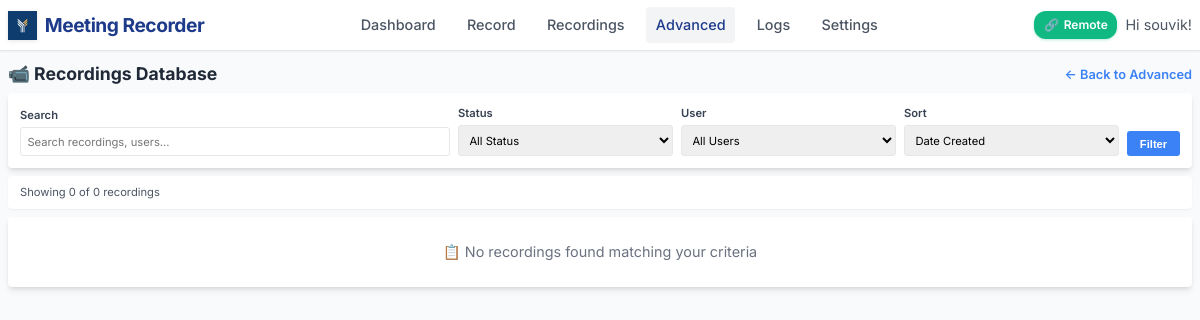
Page /admin/recordings (signed in) on the earlier database version.
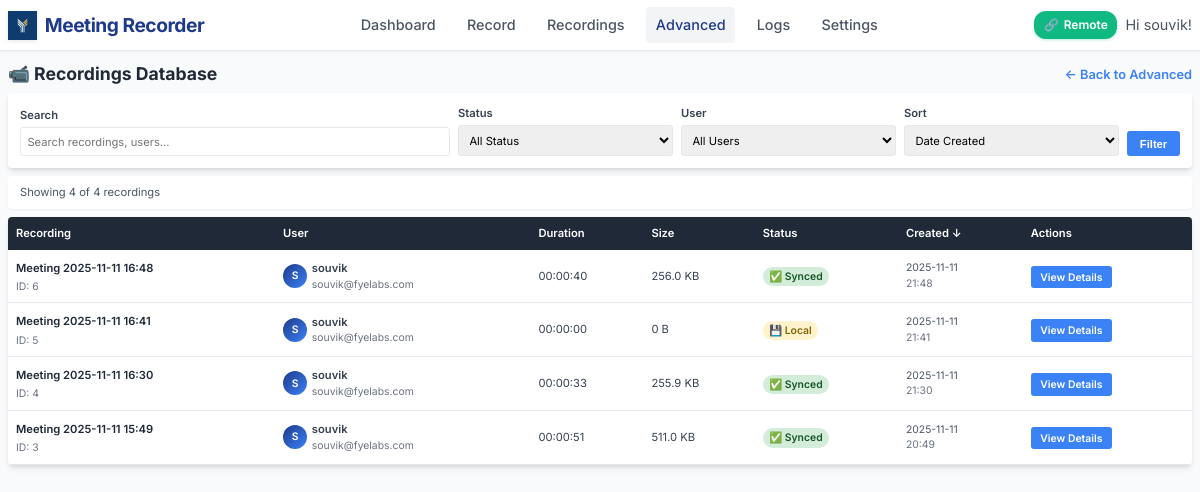
Same page on the later database version.
### models.py (models this page shows, shortened)
class Recording(db.Model):
    id = db.Column(db.Integer, primary_key=True)
    title = db.Column(db.String(200), nullable=False)
    filename = db.Column(db.String(255), nullable=False)
    file_path = db.Column(db.String(500), nullable=False)
    file_size = db.Column(db.BigInteger, default=0)  # in bytes
    duration = db.Column(db.Integer, default=0)  # in seconds
    created_at = db.Column(db.DateTime, default=datetime.utcnow)
    started_at = db.Column(db.DateTime)
    ended_at = db.Column(db.DateTime)
    monitor_name = db.Column(db.String(200))
    resolution = db.Column(db.String(50))  # e.g., "1920x1080"
    uploaded = db.Column(db.Boolean, default=False)
    upload_url = db.Column(db.String(500))  # Legacy field - kept for compatibility
    video_url = db.Column(db.String(500))
    transcript_url = db.Column(db.String(500))
    thumbnail_url = db.Column(db.String(500))
    upload_status = db.Column(db.String(50), default='pending')  # pending, uploading, completed, failed
    upload_metadata = db.Column(db.Text)  # JSON metadata from upload
    user_id = db.Column(db.Integer, db.ForeignKey('user.id'), nullable=False)
    status = db.Column(db.String(50), default='completed')  # recording, processing, completed, failed

class User(UserMixin, db.Model):
    id = db.Column(db.Integer, primary_key=True)
    username = db.Column(db.String(80), unique=True, nullable=False)
    email = db.Column(db.String(120), unique=True, nullable=False)
    password_hash = db.Column(db.String(128))
    created_at = db.Column(db.DateTime, default=datetime.utcnow)
    is_active = db.Column(db.Boolean, default=True)
    default_monitor = db.Column(db.String(200))  # Default monitor for recordings
    auto_delete_days = db.Column(db.Integer, default=30)  # Auto-delete recordings after N days
    recordings = db.relationship('Recording', backref='user', lazy=True)
    meetings = db.relationship('Meeting', backref='user', lazy=True)

### app.py (the view, shortened to what this page needs)
@app.route('/admin/recordings')
@login_required
def admin_recordings():
    try:
        page = request.args.get('page', 1, type=int)
        per_page = 20
        search = request.args.get('search', '').strip()
        status_filter = request.args.get('status', 'all')
        user_filter = request.args.get('user', 'all')
        sort_by = request.args.get('sort', 'created_at')
        sort_order = request.args.get('order', 'desc')
        query = db.session.query(Recording, User).join(User)
        if user_filter != 'all':
            query = query.filter(User.id == int(user_filter))
        if sort_by == 'title':
            sort_column = Recording.title
        elif sort_by == 'username':
            sort_column = User.username
        elif sort_by == 'duration':
            sort_column = Recording.duration
        elif sort_by == 'file_size':
            sort_column = Recording.file_size
        elif sort_by == 'upload_status':
            sort_column = Recording.upload_status
        else:
            sort_column = Recording.created_at
        if sort_order == 'asc':
            query = query.order_by(sort_column.asc())
        else:
            query = query.order_by(sort_column.desc())
        recordings = query.paginate(page=page, per_page=per_page, error_out=False)
        users = User.query.all()
        return render_template('admin/recordings.html',
                             recordings=recordings,
                             users=users,
                             search=search,
                             status_filter=status_filter,
                             user_filter=user_filter,
                             sort_by=sort_by,
                             sort_order=sort_order)
    except Exception as e:
        logger.error(f" Advanced recordings error: {e}")
        return f"Database error: {e}", 500

### app.py (called while the page is built)
def format_file_size(size_bytes):
    if not size_bytes:
        return "0 B"
    for unit in ['B', 'KB', 'MB', 'GB']:
        if size_bytes < 1024:
            return f"{size_bytes:.1f} {unit}"
        size_bytes /= 1024
    return f"{size_bytes:.1f} TB"

def format_duration(seconds):
    if not seconds:
        return "00:00:00"
    hours = seconds // 3600
    minutes = (seconds % 3600) // 60
    secs = seconds % 60
    return f"{hours:02d}:{minutes:02d}:{secs:02d}"

@app.context_processor
def utility_processor():
    active_recording = None
    if current_user.is_authenticated:
        global recording_state
        if recording_state.get('active', False):
            recent_recording = Recording.query.filter_by(user_id=current_user.id).order_by(Recording.created_at.desc()).first()
            if recent_recording and recent_recording.status != 'completed':
                active_recording = recent_recording
    return dict(
        format_file_size=format_file_size,
        format_duration=format_duration,
        active_recording=active_recording,
        is_remote_recording_enabled=is_remote_recording_enabled
    )

### templates/admin/recordings.html (shortened to what the changed rows need)
{% extends "base.html" %}
{% block content %}
<div style="display: flex; justify-content: space-between; align-items: center; margin-bottom: 0.5rem;">
    <h1 style="color: var(--gray-800); margin: 0; font-size: 1.1rem;">📹 Recordings Database</h1>
</div>
<div style="background: white; padding: 0.5rem 0.75rem; border-radius: 4px; margin-bottom: 0.5rem; box-shadow: var(--shadow-sm);">
    <p style="margin: 0; color: var(--gray-600); font-size: 0.7rem;">
        Showing {{ recordings.items|length }} of {{ recordings.total }} recordings
    </p>
</div>
{% if recordings.items %}
<div style="background: white; border-radius: 4px; overflow: hidden; box-shadow: var(--shadow-md);">
    <table style="width: 100%; border-collapse: collapse;">
        <thead>
            <tr style="background: var(--gray-800); color: white;">
                <th style="padding: 0.5rem; text-align: left; font-weight: 600; font-size: 0.7rem;">
                    <a href="?sort=title&order={{ 'asc' if sort_by == 'title' and sort_order == 'desc' else 'desc' }}&search={{ search }}&status={{ status_filter }}&user={{ user_filter }}"
                       style="color: white; text-decoration: none;">
                        Recording {% if sort_by == 'title' %}{{ '↑' if sort_order == 'asc' else '↓' }}{% endif %}
                    </a>
                </th>
                <th style="padding: 0.5rem; text-align: left; font-weight: 600; font-size: 0.7rem;">
                    <a href="?sort=username&order={{ 'asc' if sort_by == 'username' and sort_order == 'desc' else 'desc' }}&search={{ search }}&status={{ status_filter }}&user={{ user_filter }}"
                       style="color: white; text-decoration: none;">
                        User {% if sort_by == 'username' %}{{ '↑' if sort_order == 'asc' else '↓' }}{% endif %}
                    </a>
                </th>
                <th style="padding: 0.5rem; text-align: left; font-weight: 600; font-size: 0.7rem;">
                    <a href="?sort=duration&order={{ 'asc' if sort_by == 'duration' and sort_order == 'desc' else 'desc' }}&search={{ search }}&status={{ status_filter }}&user={{ user_filter }}"
                       style="color: white; text-decoration: none;">
                        Duration {% if sort_by == 'duration' %}{{ '↑' if sort_order == 'asc' else '↓' }}{% endif %}
                    </a>
                </th>
                <th style="padding: 0.5rem; text-align: left; font-weight: 600; font-size: 0.7rem;">
                    <a href="?sort=file_size&order={{ 'asc' if sort_by == 'file_size' and sort_order == 'desc' else 'desc' }}&search={{ search }}&status={{ status_filter }}&user={{ user_filter }}"
                       style="color: white; text-decoration: none;">
                        Size {% if sort_by == 'file_size' %}{{ '↑' if sort_order == 'asc' else '↓' }}{% endif %}
                    </a>
                </th>
                <th style="padding: 0.5rem; text-align: left; font-weight: 600; font-size: 0.7rem;">
                    <a href="?sort=upload_status&order={{ 'asc' if sort_by == 'upload_status' and sort_order == 'desc' else 'desc' }}&search={{ search }}&status={{ status_filter }}&user={{ user_filter }}"
                       style="color: white; text-decoration: none;">
                        Status {% if sort_by == 'upload_status' %}{{ '↑' if sort_order == 'asc' else '↓' }}{% endif %}
                    </a>
                </th>
                <th style="padding: 0.5rem; text-align: left; font-weight: 600; font-size: 0.7rem;">
                    <a href="?sort=created_at&order={{ 'asc' if sort_by == 'created_at' and sort_order == 'desc' else 'desc' }}&search={{ search }}&status={{ status_filter }}&user={{ user_filter }}"
                       style="color: white; text-decoration: none;">
                        Created {% if sort_by == 'created_at' %}{{ '↑' if sort_order == 'asc' else '↓' }}{% endif %}
                    </a>
                </th>
                <th style="padding: 0.5rem; text-align: left; font-weight: 600; font-size: 0.7rem;">Actions</th>
            </tr>
        </thead>
        <tbody>
            {% for recording, user in recordings.items %}
            <tr style="border-bottom: 1px solid var(--gray-200);" onmouseover="this.style.backgroundColor='var(--gray-50)'" onmouseout="this.style.backgroundColor='white'">
                <td style="padding: 0.5rem; vertical-align: middle;">
                    <div>
                        <a href="{{ url_for('admin_recording_detail', recording_id=recording.id) }}"
                           style="font-weight: 600; color: var(--gray-800); text-decoration: none; font-size: 0.7rem;">
                            {{ recording.title }}
                        </a>
                        <div style="color: var(--gray-500); font-size: 0.65rem; margin-top: 0.1rem;">
                            ID: {{ recording.id }}
                        </div>
                    </div>
                </td>
                <td style="padding: 0.5rem; vertical-align: middle;">
                    <div style="display: flex; align-items: center;">
                        <div style="width: 24px; height: 24px; border-radius: 50%; background: linear-gradient(135deg, var(--primary-blue), var(--secondary-blue)); display: flex; align-items: center; justify-content: center; color: white; font-weight: 600; margin-right: 0.3rem; font-size: 0.65rem;">
                            {{ user.username[0].upper() }}
                        </div>
                        <div>
                            <div style="font-weight: 600; font-size: 0.7rem;">{{ user.username }}</div>
                            <div style="color: var(--gray-500); font-size: 0.65rem;">{{ user.email }}</div>
                        </div>
                    </div>
                </td>
                <td style="padding: 0.5rem; vertical-align: middle; font-size: 0.7rem;">
                    {{ format_duration(recording.duration) }}
                </td>
                <td style="padding: 0.5rem; vertical-align: middle; font-size: 0.7rem;">
                    {{ format_file_size(recording.file_size) }}
                </td>
                <td style="padding: 0.5rem; vertical-align: middle;">
                    {% if recording.upload_status == 'completed' and recording.uploaded %}
                        <span style="background-color: #d4edda; color: #155724; padding: 0.2rem 0.4rem; border-radius: 12px; font-size: 0.65rem; font-weight: 600;">✅ Synced</span>
                    {% elif recording.upload_status == 'uploading' %}
                        <span style="background-color: #cce5ff; color: #004085; padding: 0.2rem 0.4rem; border-radius: 12px; font-size: 0.65rem; font-weight: 600;">⬆️ Uploading</span>
                    {% elif recording.upload_status == 'failed' %}
                        <span style="background-color: #f8d7da; color: #721c24; padding: 0.2rem 0.4rem; border-radius: 12px; font-size: 0.65rem; font-weight: 600;">❌ Failed</span>
                    {% else %}
                        <span style="background-color: #fff3cd; color: #856404; padding: 0.2rem 0.4rem; border-radius: 12px; font-size: 0.65rem; font-weight: 600;">💾 Local</span>
                    {% endif %}
                </td>
                <td style="padding: 0.5rem; vertical-align: middle;">
                    <div style="color: var(--gray-600); font-size: 0.65rem;">
                        {{ recording.created_at.strftime('%Y-%m-%d') if recording.created_at else 'N/A' }}
                        <br>
                        <span style="color: var(--gray-500);">{{ recording.created_at.strftime('%H:%M') if recording.created_at else '' }}</span>
                    </div>
                </td>
                <td style="padding: 0.5rem; vertical-align: middle;">
                    <a href="{{ url_for('admin_recording_detail', recording_id=recording.id) }}"
                       style="background: var(--secondary-blue); color: white; padding: 0.3rem 0.6rem; text-decoration: none; border-radius: 3px; font-size: 0.65rem; font-weight: 600;">
                        View Details
                    </a>
                </td>
            </tr>
            {% endfor %}
        </tbody>
    </table>
</div>
{% else %}
<div style="background: white; padding: 1.5rem; text-align: center; border-radius: 4px; box-shadow: var(--shadow-md);">
    <p style="color: var(--gray-500); font-size: 0.9rem; margin: 0;">📋 No recordings found matching your criteria</p>
</div>
{% endif %}
{% endblock %}

Differences in the rows shown:
added Recording: title "Meeting 2025-11-11 16:48", id "6", username "S", username "souvik", email "souvik@fyelabs.com", duration "00:00:40", file_size "256.0 KB", upload_status "✅ Synced", created_at "2025-11-11", created_at "21:48"
added Recording: title "Meeting 2025-11-11 16:41", id "5", username "S", username "souvik", email "souvik@fyelabs.com", duration "00:00:00", file_size "0 B", upload_status "💾 Local", created_at "2025-11-11", created_at "21:41"
added Recording: title "Meeting 2025-11-11 16:30", id "4", username "S", username "souvik", email "souvik@fyelabs.com", duration "00:00:33", file_size "255.9 KB", upload_status "✅ Synced", created_at "2025-11-11", created_at "21:30"
added Recording: title "Meeting 2025-11-11 15:49", id "3", username "S", username "souvik", email "souvik@fyelabs.com", duration "00:00:51", file_size "511.0 KB", upload_status "✅ Synced", created_at "2025-11-11", created_at "20:49"
Other differences:
{{ recordings.items|length }}: "0" → "4"
{{ recordings.total }}: "0" → "4"
{{ '↑' if sort_order == 'asc' else '↓' }}: (not shown) → "↓"
text no longer shown: "📋 No recordings found matching your criteria"
text now shown: "Recording User Duration Size Status Created Actions"
